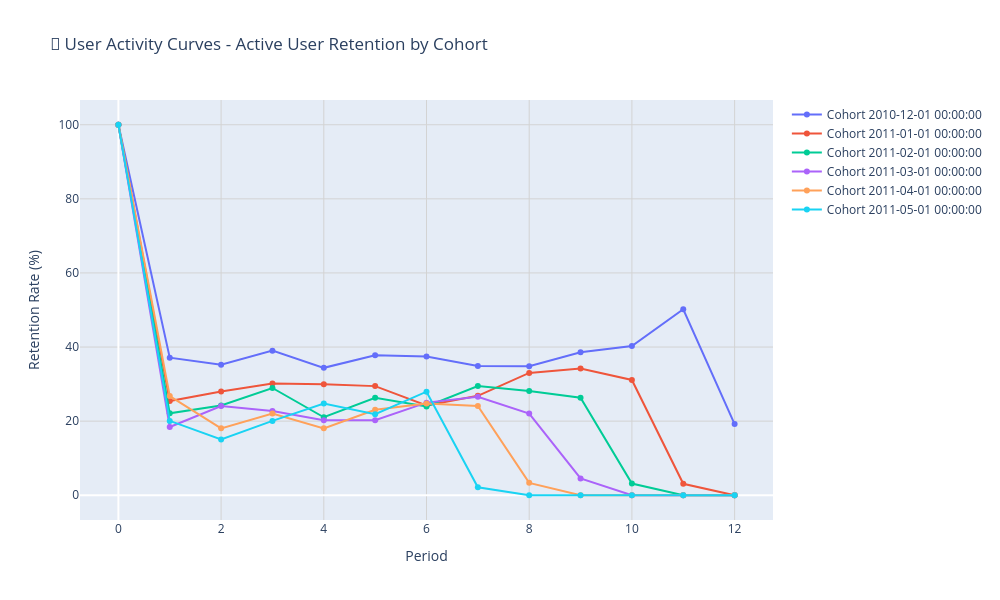

Write notebook code for a chart like this one.
### Code cell
# 👥 Create User Count Curves (Alternative View)
print("👥 Creating user count curves...")

# Convert user counts to retention-style percentages for better comparison
user_percentages = user_cohorts.div(user_cohorts.iloc[:, 0], axis=0) * 100

user_curves = plot_retention_curves(
    retention_data=user_percentages,
    title="👥 User Activity Curves - Active User Retention by Cohort",
    show_legend=True,
    max_cohorts=6,              # Show fewer lines for clarity
    width=1000,
    height=600
)

user_curves.show()

print("\n💡 User Activity Insights:")
print("• Shows percentage of original cohort still active")
print("• Compare with retention rates to see full picture")
print("• Identify which acquisition periods had lasting impact")
print("• Useful for forecasting future user activity")

### Figure 1 — Plotly figure (JSON) as saved in the notebook; plotly's stock layout.template omitted (floating-point values rounded to 4 significant figures)
{"data": [{"line": {"width": 2}, "marker": {"size": 6}, "mode": "lines+markers", "name": "Cohort 2010-12-01 00:00:00", "type": "scatter", "x": [0, 1, 2, 3, 4, 5, 6, 7, 8, 9, 10, 11, 12], "y": [100.0, 37.13, 35.23, 39.03, 34.39, 37.76, 37.45, 34.92, 34.81, 38.61, 40.3, 50.21, 19.2]}, {"line": {"width": 2}, "marker": {"size": 6}, "mode": "lines+markers", "name": "Cohort 2011-01-01 00:00:00", "type": "scatter", "x": [0, 1, 2, 3, 4, 5, 6, 7, 8, 9, 10, 11, 12], "y": [100.0, 25.42, 28.03, 30.17, 29.93, 29.45, 24.23, 26.84, 33.02, 34.2, 31.12, 3.088, 0.0]}, {"line": {"width": 2}, "marker": {"size": 6}, "mode": "lines+markers", "name": "Cohort 2011-02-01 00:00:00", "type": "scatter", "x": [0, 1, 2, 3, 4, 5, 6, 7, 8, 9, 10, 11, 12], "y": [100.0, 22.11, 24.21, 28.95, 21.05, 26.32, 23.95, 29.47, 28.16, 26.32, 3.158, 0.0, 0.0]}, {"line": {"width": 2}, "marker": {"size": 6}, "mode": "lines+markers", "name": "Cohort 2011-03-01 00:00:00", "type": "scatter", "x": [0, 1, 2, 3, 4, 5, 6, 7, 8, 9, 10, 11, 12], "y": [100.0, 18.41, 24.09, 22.73, 20.23, 20.23, 25.0, 26.59, 22.05, 4.545, 0.0, 0.0, 0.0]}, {"line": {"width": 2}, "marker": {"size": 6}, "mode": "lines+markers", "name": "Cohort 2011-04-01 00:00:00", "type": "scatter", "x": [0, 1, 2, 3, 4, 5, 6, 7, 8, 9, 10, 11, 12], "y": [100.0, 26.76, 18.06, 22.07, 18.06, 23.08, 24.75, 24.08, 3.344, 0.0, 0.0, 0.0, 0.0]}, {"line": {"width": 2}, "marker": {"size": 6}, "mode": "lines+markers", "name": "Cohort 2011-05-01 00:00:00", "type": "scatter", "x": [0, 1, 2, 3, 4, 5, 6, 7, 8, 9, 10, 11, 12], "y": [100.0, 20.07, 15.05, 20.07, 24.73, 21.86, 27.96, 2.151, 0.0, 0.0, 0.0, 0.0, 0.0]}], "layout": {"height": 600, "hovermode": "x unified", "showlegend": true, "title": {"text": "👥 User Activity Curves - Active User Retention by Cohort"}, "width": 1000, "xaxis": {"gridcolor": "lightgray", "gridwidth": 1, "showgrid": true, "title": {"text": "Period"}}, "yaxis": {"gridcolor": "lightgray", "gridwidth": 1, "showgrid": true, "title": {"text": "Retention Rate (%)"}}}}
